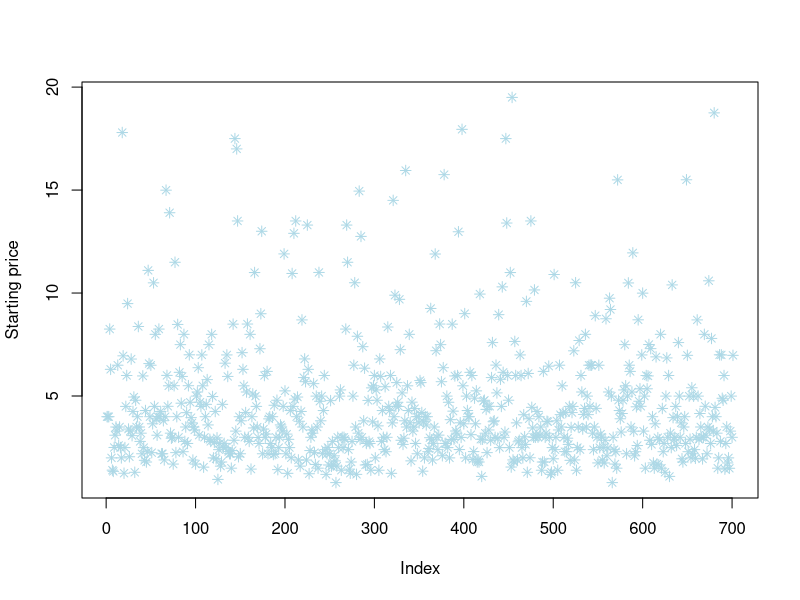
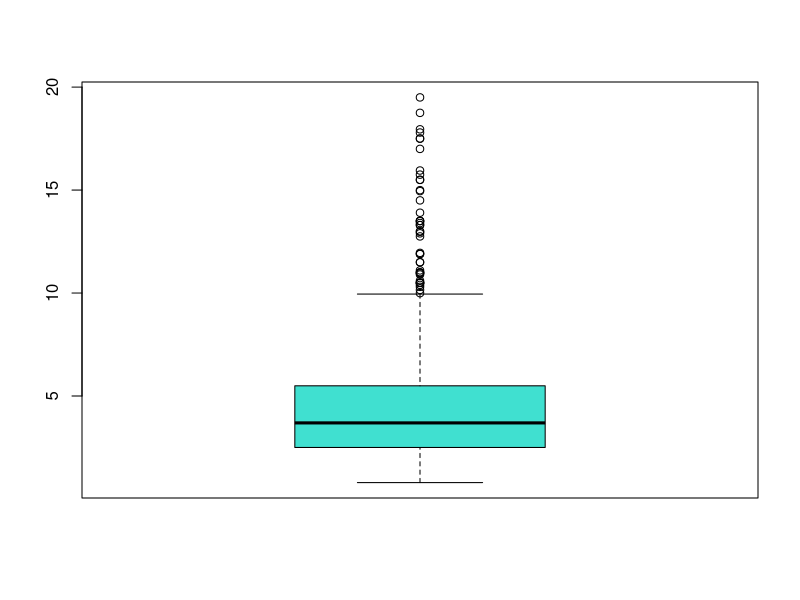
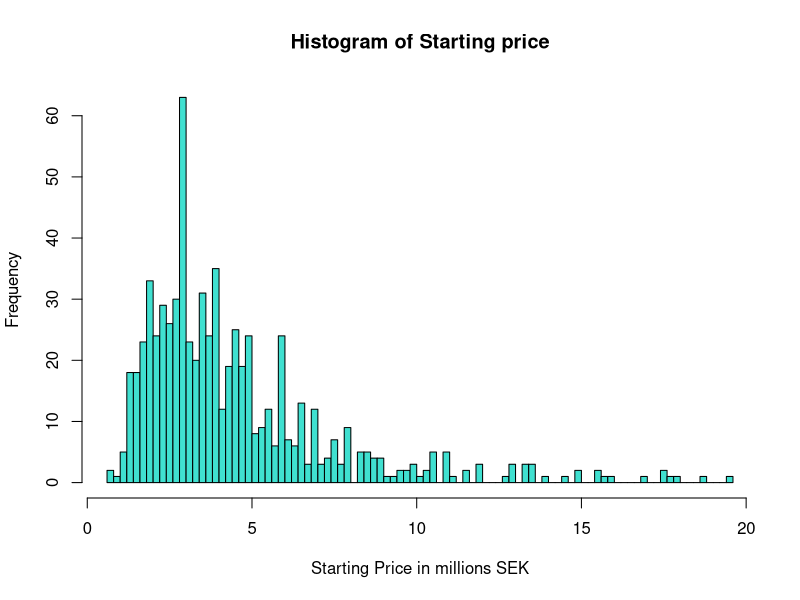

Write R code to recreate these figures, in order.
# This is Caroline's code

# Hola Patito Pablo and Big boss Steven and Fantastic Faezeh


library(readxl)
test <- read_excel("test.xlsx")
data <- read_excel("dataset01.xlsx")

# Q1 - Analyze STARTING_PRICE in terms of location, variability, shape, outliers. Numerical + graphical tools

data$STARTING_PRICE <- data$STARTING_PRICE / 1000000

summary(data$STARTING_PRICE)
var(data$STARTING_PRICE)
sd(data$STARTING_PRICE)

plot(data$STARTING_PRICE, pch = 8, col = "lightblue", ylab = "Starting price")
boxplot(data$STARTING_PRICE, col = "turquoise")
hist(data$STARTING_PRICE, breaks = 70, col = "turquoise", xlab = "Starting Price in millions SEK", main = "Histogram of Starting price")

# Q2 - Analyze simultaneously REGION and TYPE


# Q3 - Analyze simultaneously REGION and AREA


# Q4 - Analyze relationship between the variables STARTING_PRICE and AREA. 
